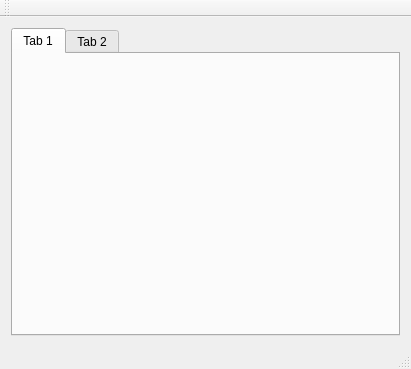
<?xml version="1.0" encoding="UTF-8"?>
<ui version="4.0">
 <class>MainUI</class>
 <widget class="QMainWindow" name="MainUI">
  <property name="geometry">
   <rect>
    <x>0</x>
    <y>0</y>
    <width>411</width>
    <height>369</height>
   </rect>
  </property>
  <property name="windowTitle">
   <string>MainWindow</string>
  </property>
  <widget class="QWidget" name="centralWidget">
   <layout class="QHBoxLayout" name="horizontalLayout_2">
    <item>
     <widget class="QTabWidget" name="tab">
      <property name="currentIndex">
       <number>0</number>
      </property>
      <widget class="QWidget" name="tab_1">
       <attribute name="title">
        <string>Tab 1</string>
       </attribute>
      </widget>
      <widget class="QWidget" name="tab_2">
       <attribute name="title">
        <string>Tab 2</string>
       </attribute>
      </widget>
     </widget>
    </item>
   </layout>
  </widget>
  <widget class="QMenuBar" name="menuBar">
   <property name="geometry">
    <rect>
     <x>0</x>
     <y>0</y>
     <width>411</width>
     <height>19</height>
    </rect>
   </property>
  </widget>
  <widget class="QToolBar" name="mainToolBar">
   <attribute name="toolBarArea">
    <enum>TopToolBarArea</enum>
   </attribute>
   <attribute name="toolBarBreak">
    <bool>false</bool>
   </attribute>
  </widget>
  <widget class="QStatusBar" name="statusBar"/>
 </widget>
 <layoutdefault spacing="6" margin="11"/>
 <resources/>
 <connections/>
</ui>
